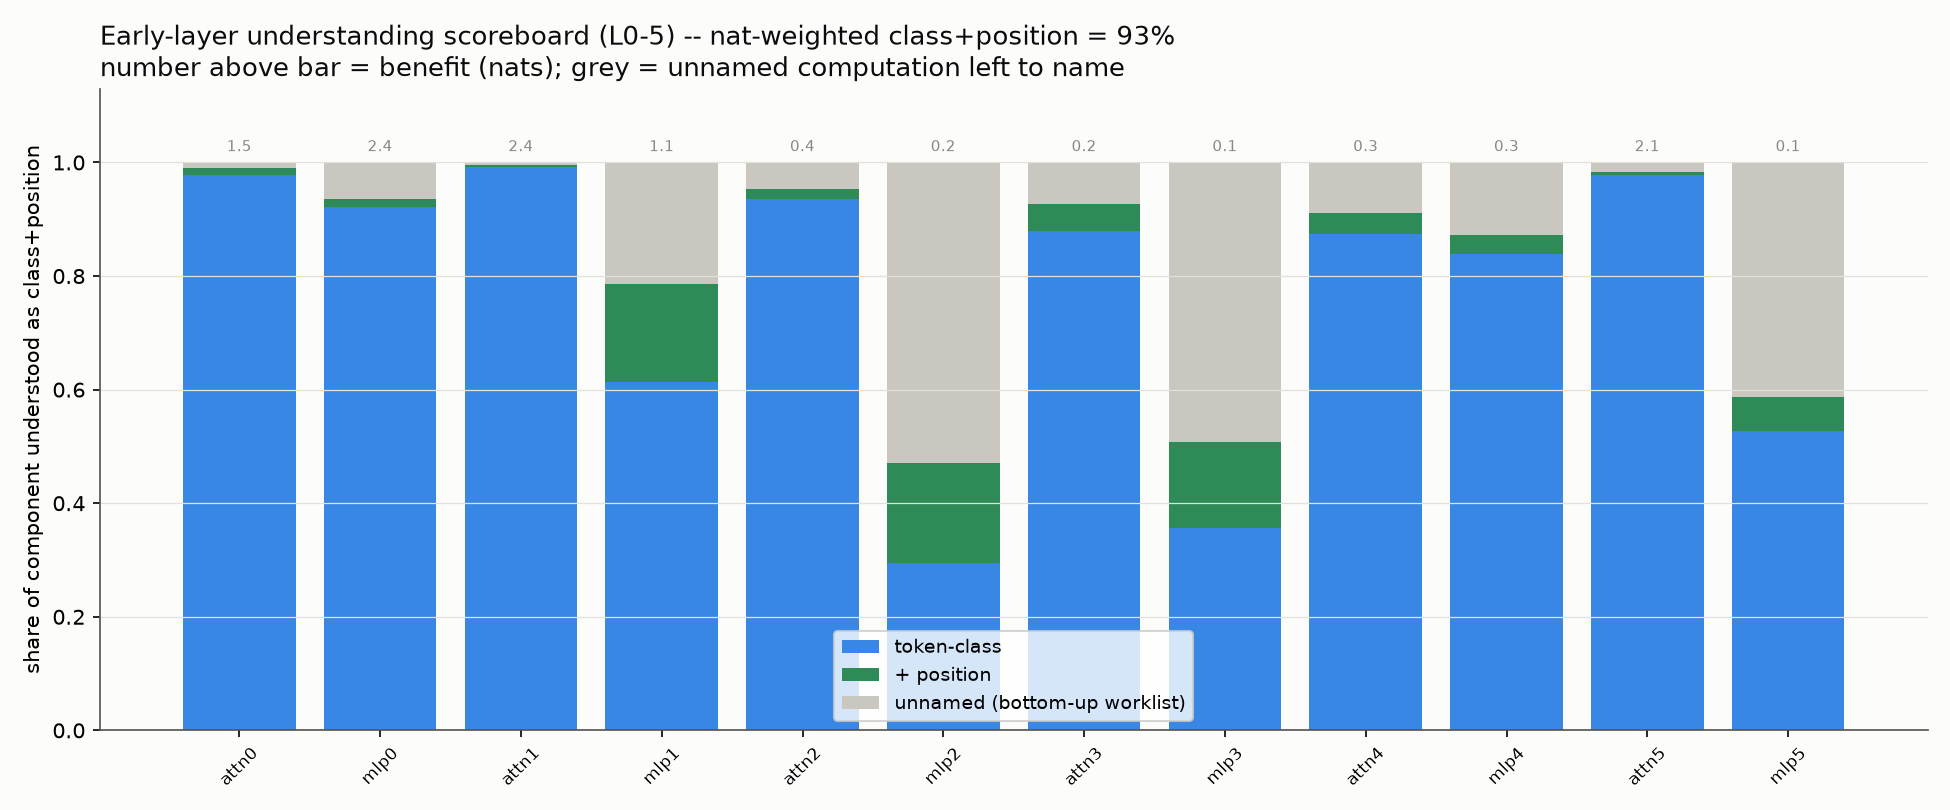

Source code (Python):
"""EARLY-LAYER UNDERSTANDING SCOREBOARD (user: bottom-up, how much of the early
layers do we understand?). For EVERY early component (attn0-5 + mlp0-5), measure
benefit (CE if its output is ablated) and how much of that benefit is captured by
keeping ONLY the token-class + position subspace of its OUTPUT -- the "understood as
class+position" fraction. Nat-weighted total = the single "% of the early-layer
budget we account for as class+position". The remainder per component = what is left
to name (the bottom-up worklist). Emits a stacked-bar figure.

REGISTERED PREDICTIONS:
  (0) SANITY: keep-only class+position >= random same-rank at each component;
  (a) MAJORITY UNDERSTOOD: the nat-weighted keep-only-(class+position) fraction over
      all early components is >= 0.6, and the cleanest components (mlp0, attn1)
      exceed 0.85 -- most of the early-layer budget is class+position;
  (b) report per-component benefit + class / +position / remainder + the nat-weighted
      totals; identify the components with the largest UNNAMED remainder (worklist);
  NULL: random same-rank output subspace recovers far less at each component."""
import json, time, sys, torch
import torch.nn.functional as F
import numpy as np
import matplotlib; matplotlib.use('Agg'); import matplotlib.pyplot as plt
sys.path.insert(0, '/workspace/rspd'); sys.path.insert(0, '/workspace/tensor_language')
import census_lib as cl
from bilin18_joint_removal import m, DEV
from palette import INK, SECONDARY, MUTED, GRID, SURFACE

D = 1152
PT = '/workspace/tensor_language/basis_aligned/bilinear_quotient/'
OUT = PT + 'early_scoreboard_results.json'; FIG = PT + 'early_scoreboard.png'
NEVAL = 64; MINCOUNT = 5; RTOK = 64; RPOS = 32; LAYERS = list(range(6))
MODE = {'U': None, 'op': None, 'key': None}      # key = (which, L)
BLUE, GREEN, MUTEDC = '#3987e5', '#2e8b57', '#c9c7bf'


def comp(which, L):
    return m.transformer.h[L].mlp if which == 'mlp' else m.transformer.h[L].attn


def hook_factory(which, L):
    def h(mo, i_, o_):
        if MODE['key'] != (which, L) or MODE['op'] is None: return o_
        y = o_[0] if isinstance(o_, tuple) else o_; sh = y.shape; v = y.reshape(-1, D).float()
        if MODE['op'] == 'ablate': v2 = torch.zeros_like(v)
        else:
            U = MODE['U']; v2 = (v @ U) @ U.T if MODE['op'] == 'keep' else v - (v @ U) @ U.T
        yn = v2.reshape(sh).to(y.dtype)
        return (yn,) + tuple(o_[1:]) if isinstance(o_, tuple) else yn
    return h


def forward_logits(idx):
    x = F.rms_norm(m.transformer.wte(idx), (D,)); x0 = x; v1 = None
    for blk in m.transformer.h: x, v1 = blk(x, v1, x0)
    return 30.0*torch.tanh(m.lm_head(F.rms_norm(x, (D,)))/30.0)


def ce_on(rows, n):
    s = 0.0; nn = 0
    for i in range(0, n, 4):
        bb = rows[i:i+4, :257].to(DEV); idx = bb[:, :-1].contiguous(); tgt = bb[:, 1:].contiguous()
        lp = F.log_softmax(forward_logits(idx).float(), -1)
        s += float(F.nll_loss(lp.reshape(-1, lp.shape[-1]), tgt.reshape(-1)))*idx.shape[0]; nn += idx.shape[0]
    return s/nn


@torch.no_grad()
def capture_out(rows, n, which, L):
    cap = []; toks = []; pos = []
    def h(mo, i_, o_): cap.append((o_[0] if isinstance(o_, tuple) else o_).detach().float().reshape(-1, D))
    hh = comp(which, L).register_forward_hook(h)
    for i in range(0, n, 4):
        bb = rows[i:i+4, :257].to(DEV); idx = bb[:, :-1].contiguous(); forward_logits(idx)
        c = idx.cpu().numpy(); toks.append(c.reshape(-1)); pos.append(np.broadcast_to(np.arange(c.shape[1]), c.shape).reshape(-1))
    hh.remove(); return torch.cat(cap, 0), np.concatenate(toks), np.concatenate(pos)


def mean_subspace(O, labels, r):
    g = O.mean(0, keepdim=True); rows = []; wt = []
    for t in np.unique(labels):
        mk = labels == t
        if mk.sum() < MINCOUNT: continue
        rows.append(O[mk].mean(0) - g[0]); wt.append(np.sqrt(mk.sum()))
    M = torch.stack(rows, 0) * torch.tensor(wt, device=O.device, dtype=O.dtype)[:, None]
    return torch.linalg.svd(M, full_matrices=False)[2][:r].T.contiguous()


@torch.no_grad()
def main():
    t0 = time.time(); cl.use_state(PT + 'census_state_diverse.pt')
    rows = cl.fineweb_rows(NEVAL)
    hooks = [comp(w, L).register_forward_hook(hook_factory(w, L)) for L in LAYERS for w in ('mlp', 'attn')]
    MODE['op'] = None; MODE['key'] = None; ce_full = ce_on(rows, NEVAL)
    g = torch.Generator(device=DEV).manual_seed(0); res = {}
    for L in LAYERS:
        for w in ('attn', 'mlp'):
            O, toks, pos = capture_out(rows, NEVAL, w, L)
            Utok = mean_subspace(O, toks, RTOK); Upos = mean_subspace(O, pos, RPOS)
            Uc = torch.linalg.svd(torch.cat([Utok, Upos], 1), full_matrices=False)[0][:, :RTOK+RPOS].contiguous()
            MODE['key'] = (w, L); MODE['op'] = 'ablate'; ce_abl = ce_on(rows, NEVAL); ben = ce_abl - ce_full
            def keeprec(U):
                MODE['op'] = 'keep'; MODE['U'] = U; c = ce_on(rows, NEVAL); MODE['op'] = None; MODE['U'] = None
                return float((ce_abl - c)/max(ben, 1e-6))
            rt = keeprec(Utok); rc = keeprec(Uc)
            Ur = torch.linalg.qr(torch.randn(D, RTOK+RPOS, generator=g, device=DEV))[0]; rr = keeprec(Ur)
            MODE['op'] = None; MODE['key'] = None
            res[f'{w}{L}'] = {'benefit': round(ben, 4), 'keep_token': round(rt, 4), 'keep_combined': round(rc, 4), 'keep_random': round(rr, 4)}
            print(f'{w}{L}: ben {ben:.2f} | class {rt:.2f} +pos {rc:.2f} rand {rr:.2f}', flush=True)
    for h in hooks: h.remove()

    keys = [f'{w}{L}' for L in LAYERS for w in ('attn', 'mlp')]
    bens = np.array([res[k]['benefit'] for k in keys]); combs = np.clip(np.array([res[k]['keep_combined'] for k in keys]), 0, 1)
    nat_weighted = float((bens*combs).sum()/max(bens.sum(), 1e-9))
    print(f'\nNAT-WEIGHTED understood (class+position): {nat_weighted:.3f} of {bens.sum():.2f} early-layer nats', flush=True)
    worklist = sorted([(k, res[k]['benefit'], round(1-np.clip(res[k]['keep_combined'],0,1),2)) for k in keys if res[k]['benefit']>0.2], key=lambda z:-z[1]*z[2])
    print('WORKLIST (benefit x unnamed-remainder, top):', worklist[:5], flush=True)

    # figure
    xs = np.arange(len(keys))
    tok = np.clip(np.array([res[k]['keep_token'] for k in keys]), 0, 1)
    posadd = np.clip(combs - tok, 0, 1); rem = np.clip(1-combs, 0, 1)
    fig, ax = plt.subplots(figsize=(13, 5.4)); fig.patch.set_facecolor(SURFACE); ax.set_facecolor(SURFACE)
    ax.bar(xs, tok, color=BLUE, label='token-class'); ax.bar(xs, posadd, bottom=tok, color=GREEN, label='+ position')
    ax.bar(xs, rem, bottom=combs, color=MUTEDC, label='unnamed (bottom-up worklist)')
    for i, k in enumerate(keys): ax.text(i, 1.02, f'{res[k]["benefit"]:.1f}', ha='center', fontsize=7, color=MUTED)
    ax.set_ylim(0, 1.13); ax.set_xticks(xs); ax.set_xticklabels(keys, rotation=45, fontsize=8)
    ax.set_ylabel('share of component understood as class+position')
    ax.set_title(f'Early-layer understanding scoreboard (L0-5) -- nat-weighted class+position = {nat_weighted:.0%}\n'
                 'number above bar = benefit (nats); grey = unnamed computation left to name', color=INK, fontsize=12.5, loc='left')
    ax.legend(fontsize=9, loc='lower center'); ax.grid(True, axis='y', color=GRID, lw=0.6)
    for s in ['top', 'right']: ax.spines[s].set_visible(False)
    for s in ['left', 'bottom']: ax.spines[s].set_color(SECONDARY)
    fig.tight_layout(); fig.savefig(FIG, dpi=150, facecolor=SURFACE); print('wrote', FIG, flush=True)

    pa = nat_weighted >= 0.6 and res['mlp0']['keep_combined'] >= 0.85 and res['attn1']['keep_combined'] >= 0.85
    out = {'results': res, 'nat_weighted_understood': round(nat_weighted, 4), 'total_early_nats': round(float(bens.sum()), 3),
           'worklist_top': worklist[:6], 'pred_a_majority_understood': bool(pa), 'runtime_s': time.time()-t0}
    json.dump(out, open(OUT, 'w'), indent=1)
    print(f'\n(a) majority of early layers understood as class+position (nat-weighted>=0.6, mlp0/attn1>=0.85): {pa}', flush=True)
    print(f'wrote {OUT} ({out["runtime_s"]:.0f}s)')


if __name__ == '__main__':
    main()
